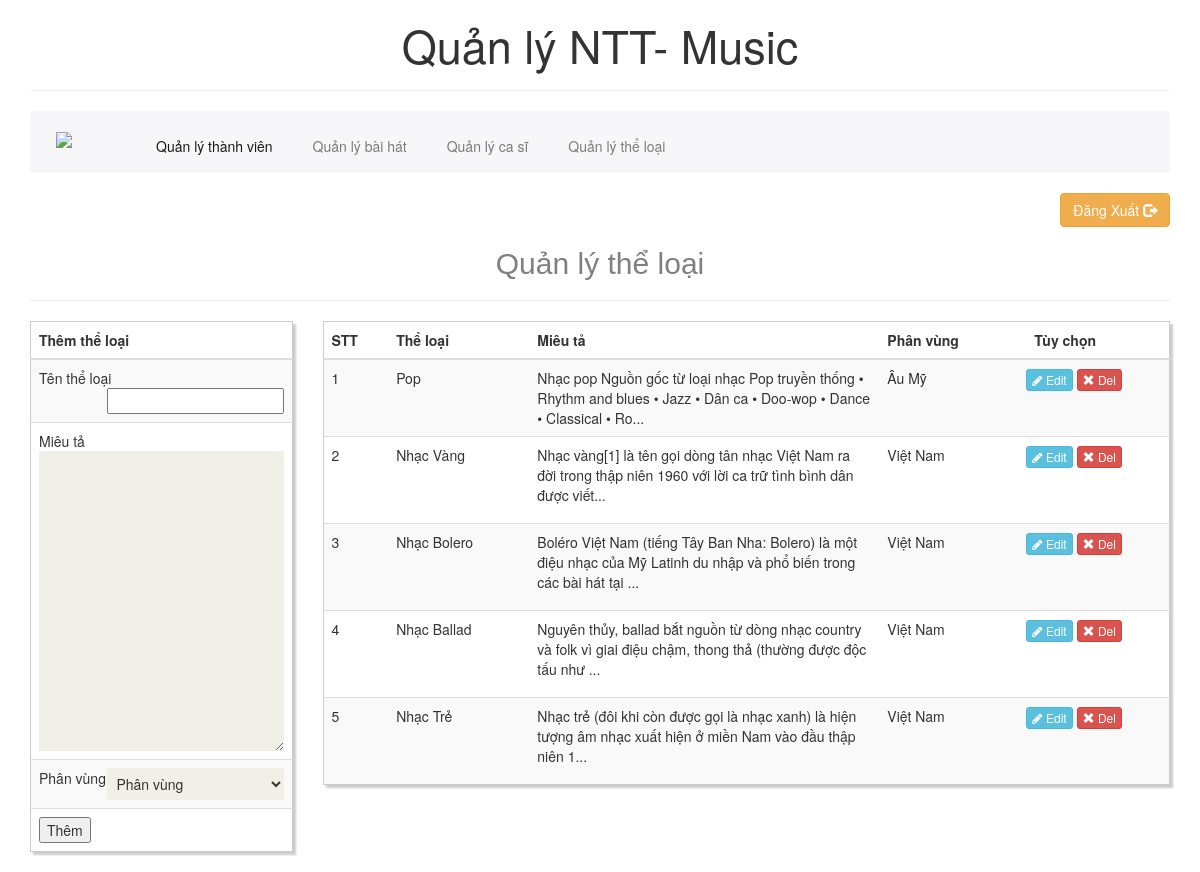
Screenshot of /admincp/index.php?page=type (signed in) with the database file from the repository.
### tables this page shows
CREATE TABLE `type` (
  `id_type` int(8) NOT NULL,
  `nametype` varchar(255) NOT NULL,
  `description` varchar(10000) NOT NULL,
  `id_nation` int(8) NOT NULL
);

CREATE TABLE `nation` (
  `id_nation` int(8) NOT NULL,
  `namnation` varchar(255) NOT NULL
);

### admincp/type/bodyr.php (the view)
<?php
	$type = mysql_query ("SELECT * FROM type INNER JOIN nation ON type.id_nation=nation.id_nation order by id_type desc");
?>
    <div class="col-md-9 custyle">
    <form action="" method="POST">
    <table class="table table-striped custab">
    <thead>
        <tr>
            <th>STT</th>
            <th>Thể loại</th>
            <th width="350px">Miêu tả</th>
            <th width="100px">Phân vùng</th>
			<th style="padding-left:55px">Tùy chọn</th>
        </tr>
    </thead>
		<?php
			$i=1;
			while ($rows_type = mysql_fetch_array ($type)) {
		?>
            <tr>
                <td><?php echo $i; ?></td>
                <td><?php echo $rows_type['nametype']; ?></td>
				<td><?php if (strlen($rows_type['description'])>150){
                    $substr = substr($rows_type['description'], 0,150);
                    echo $substr;
                        }; ?>...</td>
                <td><?php echo $rows_type['namnation']; ?></td>
                <td class="text-center">
                <button name="edit" value="<?php echo $rows_type['id_type']?>" class='btn btn-info btn-xs'> <i class="fa fa-pencil"></i> Edit</button>
                <button name="del" value="<?php echo $rows_type['id_type']?>" class="btn btn-danger btn-xs"><span class="glyphicon glyphicon-remove"></span> Del</button>
                </td>
            </tr>
		<?php
			$i++;
			}
		?>
    </table>
    </form>
    </div>

### admincp/css/main.css (style rules this page uses)
body { font-family: 'Roboto', sans-serif; background:; position: relative; font-weight:400px; }
.custab { border: 1px solid #ccc; padding: 5px; margin: 0; box-shadow: 3px 3px 2px #ccc; transition: 0.5s; }

### rows the page displays
type: nametype "Pop", description "Nhạc pop Nguồn gốc từ loại nhạc Pop truyền thống • Rhythm and blues • Jazz • Dân ca • Doo-wop • Dance • Classical • Ro", id_nation.namnation "Âu Mỹ", $rows_type['id_type'] 5 (drawn)
type: nametype "Nhạc Vàng", description "Nhạc vàng[1] là tên gọi dòng tân nhạc Việt Nam ra đời trong thập niên 1960 với lời ca trữ tình bình dân được viết", id_nation.namnation "Việt Nam", $rows_type['id_type'] 4 (drawn)
type: nametype "Nhạc Bolero", description "Boléro Việt Nam (tiếng Tây Ban Nha: Bolero) là một điệu nhạc của Mỹ Latinh du nhập và phổ biến trong các bài hát tại", id_nation.namnation "Việt Nam"
type: nametype "Nhạc Ballad", description "Nguyên thủy, ballad bắt nguồn từ dòng nhạc country và folk vì giai điệu chậm, thong thả (thường được độc tấu như", id_nation.namnation "Việt Nam", $rows_type['id_type'] 2 (drawn)
type: nametype "Nhạc Trẻ", description "Nhạc trẻ (đôi khi còn được gọi là nhạc xanh) là hiện tượng âm nhạc xuất hiện ở miền Nam vào đầu thập niên 1", id_nation.namnation "Việt Nam", $rows_type['id_type'] 1 (drawn)
